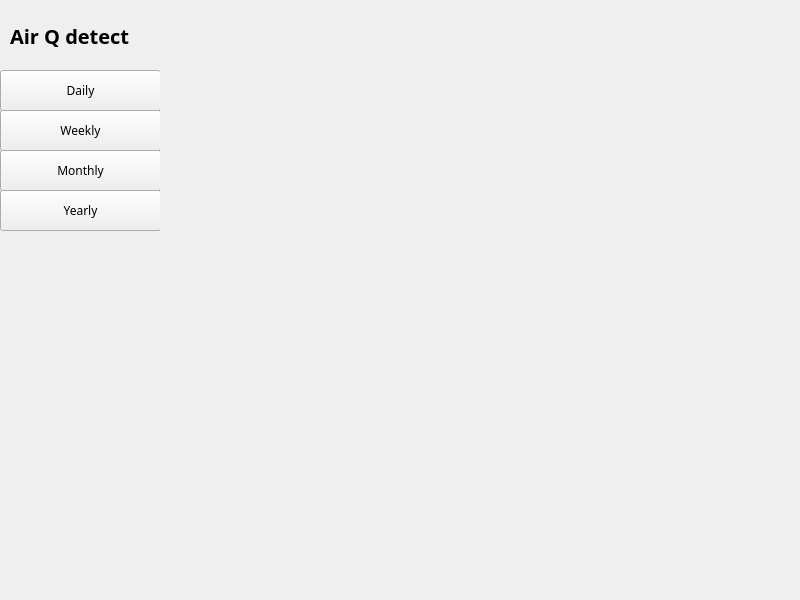
<?xml version="1.0" encoding="UTF-8"?>
<ui version="4.0">
 <class>MainWindow</class>
 <widget class="QMainWindow" name="MainWindow">
  <property name="geometry">
   <rect>
    <x>0</x>
    <y>0</y>
    <width>800</width>
    <height>600</height>
   </rect>
  </property>
  <property name="windowTitle">
   <string>MainWindow</string>
  </property>
  <widget class="QWidget" name="centralwidget">
   <widget class="QStackedWidget" name="stackedWidget">
    <property name="geometry">
     <rect>
      <x>160</x>
      <y>0</y>
      <width>641</width>
      <height>601</height>
     </rect>
    </property>
    <widget class="QWidget" name="page"/>
    <widget class="QWidget" name="page_2"/>
   </widget>
   <widget class="QWidget" name="horizontalLayoutWidget">
    <property name="geometry">
     <rect>
      <x>0</x>
      <y>0</y>
      <width>160</width>
      <height>601</height>
     </rect>
    </property>
    <layout class="QHBoxLayout" name="horizontalLayout">
     <item>
      <widget class="QWidget" name="sidebar" native="true">
       <property name="maximumSize">
        <size>
         <width>200</width>
         <height>16777215</height>
        </size>
       </property>
       <widget class="QPushButton" name="daily_button">
        <property name="geometry">
         <rect>
          <x>0</x>
          <y>70</y>
          <width>161</width>
          <height>41</height>
         </rect>
        </property>
        <property name="font">
         <font>
          <family>Cascadia Code</family>
         </font>
        </property>
        <property name="text">
         <string>Daily</string>
        </property>
       </widget>
       <widget class="QLabel" name="AQD">
        <property name="geometry">
         <rect>
          <x>10</x>
          <y>0</y>
          <width>161</width>
          <height>71</height>
         </rect>
        </property>
        <property name="font">
         <font>
          <family>Cascadia Code</family>
          <pointsize>15</pointsize>
          <bold>true</bold>
         </font>
        </property>
        <property name="text">
         <string>Air Q detect</string>
        </property>
       </widget>
       <widget class="QPushButton" name="weekly_button">
        <property name="geometry">
         <rect>
          <x>0</x>
          <y>110</y>
          <width>161</width>
          <height>41</height>
         </rect>
        </property>
        <property name="font">
         <font>
          <family>Cascadia Code</family>
         </font>
        </property>
        <property name="text">
         <string>Weekly</string>
        </property>
       </widget>
       <widget class="QPushButton" name="monthly_button">
        <property name="geometry">
         <rect>
          <x>0</x>
          <y>150</y>
          <width>161</width>
          <height>41</height>
         </rect>
        </property>
        <property name="font">
         <font>
          <family>Cascadia Code</family>
         </font>
        </property>
        <property name="text">
         <string>Monthly</string>
        </property>
       </widget>
       <widget class="QPushButton" name="yearly_button">
        <property name="geometry">
         <rect>
          <x>0</x>
          <y>190</y>
          <width>161</width>
          <height>41</height>
         </rect>
        </property>
        <property name="font">
         <font>
          <family>Cascadia Code</family>
         </font>
        </property>
        <property name="text">
         <string>Yearly</string>
        </property>
       </widget>
      </widget>
     </item>
    </layout>
   </widget>
  </widget>
 </widget>
 <resources/>
 <connections/>
</ui>
